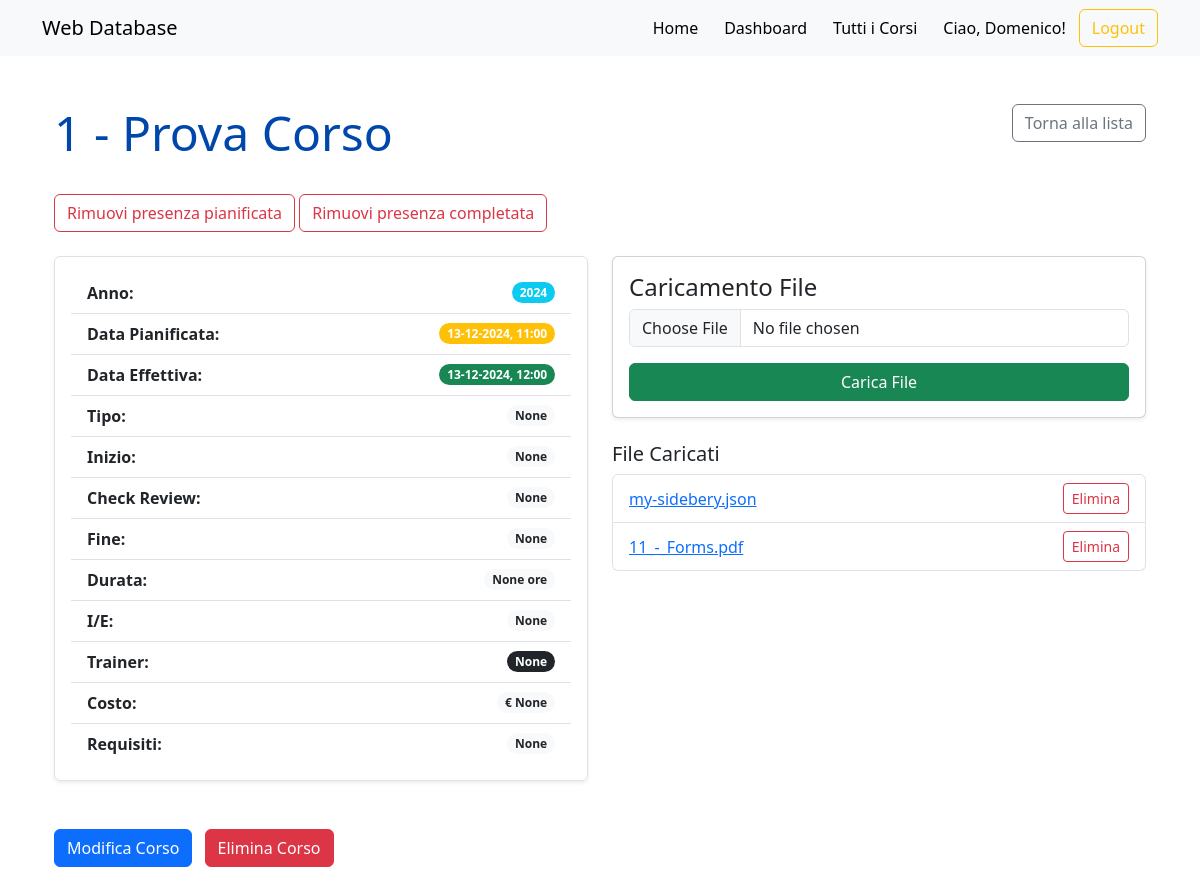
The page /coursedetail/314/ (signed in, upper part) on the database as committed earlier.
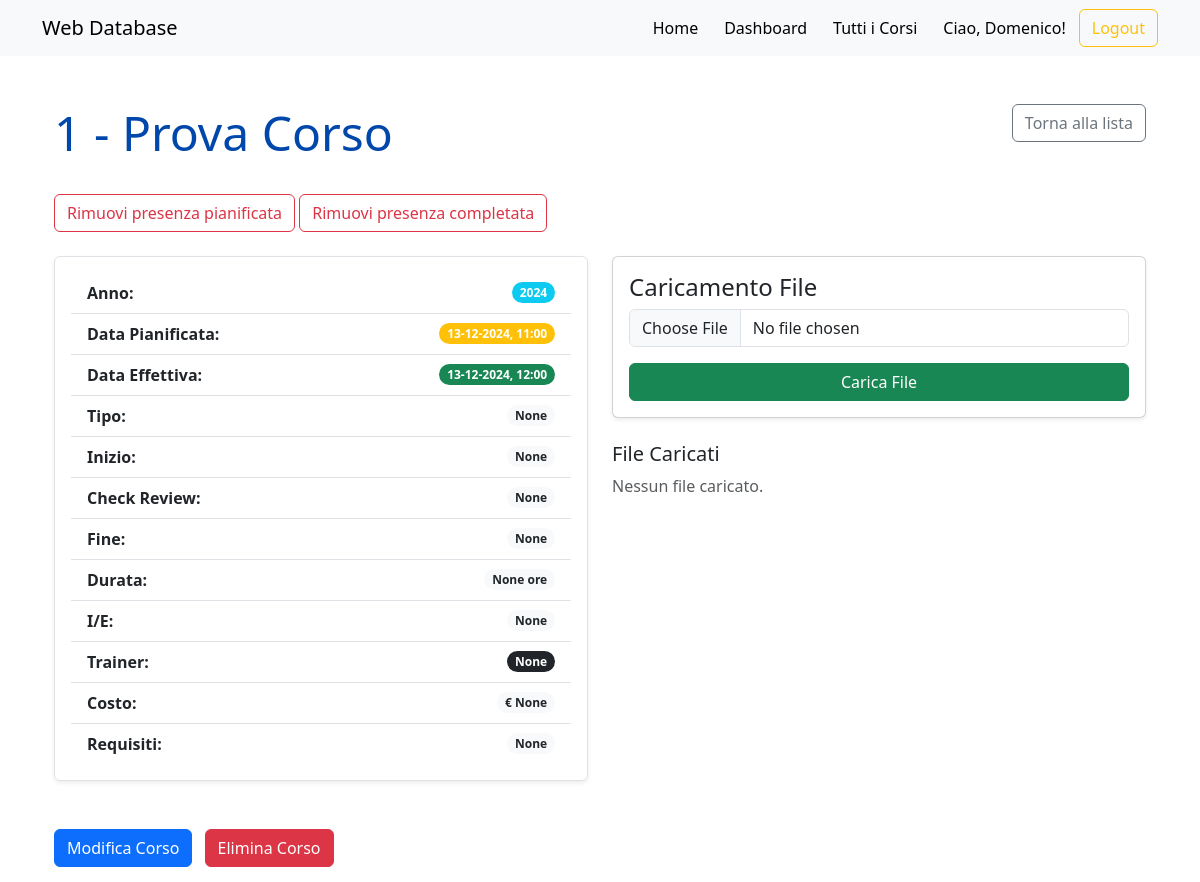
The same page on the database as committed later.
### web_app/models.py (models this page shows, shortened)
class File(models.Model):
    file = models.FileField(upload_to='uploads/')
    uploaded_at = models.DateTimeField(auto_now_add=True)
    user = models.ForeignKey(settings.AUTH_USER_MODEL, on_delete=models.CASCADE, related_name='files_uploaded')
    course = models.ForeignKey(Course, on_delete=models.CASCADE, related_name='files_courses')

### web_app/views.py (the view)
# urls.py: path('coursedetail/<int:pk>/', views.course_detail, name='course_detail'),
def course_detail(request, pk):
    course = get_object_or_404(Course, pk=pk)
    files = File.objects.filter(user_id=request.user.id, course=pk).order_by('-uploaded_at')
    attendances = Attendance.objects.filter(course_id=pk)
    planned = attendances.filter(state='planned').select_related('user')
    completed = attendances.filter(state='completed').select_related('user')
    current_user_planned = attendances.filter(state='planned', user_id=request.user.id).first()
    current_user_completed = attendances.filter(state='completed', user_id=request.user.id).first()
    context = {
        'course': course,
        'planned_users': [attendance.user for attendance in planned],
        'completed_users': [attendance.user for attendance in completed],
        'files': files,
        'current_user_planned': current_user_planned,
        'current_user_completed': current_user_completed,
    }
    return render(request, 'web_app/course_detail.html', context)

### web_app/templates/web_app/course_detail.html (shortened to what the changed rows need)
{% extends "base.html" %}
{% block content %}
    <div class="container">
    <div class="row mb-4">
        {% if user.is_authenticated %}
        <div class="col-md-6">
            <div class="mt-4">
                <h5>File Caricati</h5>
                {% if files %}
                    <ul class="list-group">
                        {% for file in files %}
                            <li class="list-group-item d-flex justify-content-between align-items-center">
                                <div>
                                    <a href="{{ file.file.url }}" target="_blank">{{ file.file.url|slice:"15:" }}</a>
                                </div>
                                <form method="post" action="{% url 'delete_file' course.id file.id %}" style="margin: 0;">
                                    <button type="submit" class="btn btn-outline-danger btn-sm">
                                         Elimina
                                    </button>
                                </form>
                            </li>
                        {% endfor %}
                    </ul>
                {% else %}
                    <p class="text-muted">Nessun file caricato.</p>
                {% endif %}
            </div>
        </div>
        {% endif %}
    </div>
        <br>
    </div>
{% endblock %}

Rows that differ between the two databases and show on the page:
removed File: file "my-sidebery.json"
removed File: file "11_-_Forms.pdf"
Other text that changed with them:
text now shown: "Nessun file caricato."
